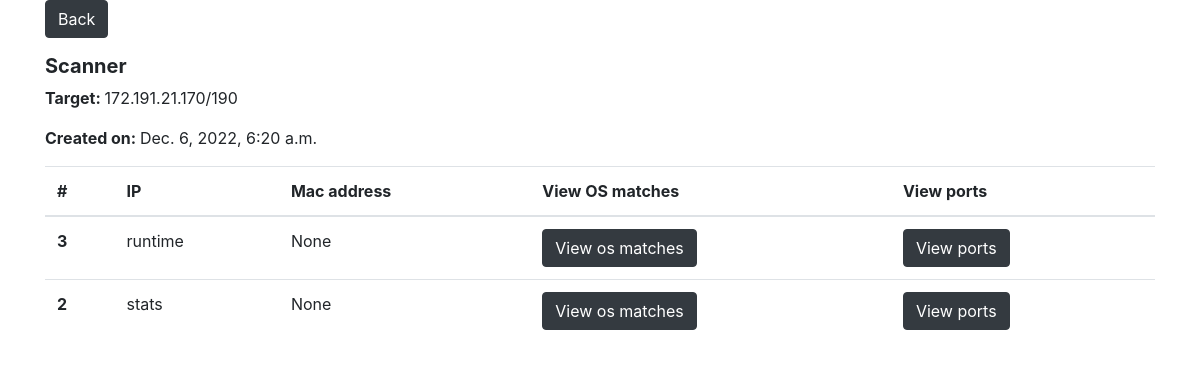
The app's page /scanner-history/8/host with its own data.
### nmap_application/models.py (models this page shows)
class ScannerHistory(models.Model):
    target = models.GenericIPAddressField()
    hosts = models.ManyToManyField(
        Host,
        related_name='host_history'
    )
    QUICK = 'QS'
    FULL = 'FS'
    TYPE_CHOICES = [
        (QUICK, 'Quick scan'),
        (FULL, 'Full scan'),
    ]
    type = models.CharField(
        max_length=2,
        choices=TYPE_CHOICES,
        default=QUICK,
    )
    created_on = models.DateTimeField(
        auto_now_add=True,
        help_text="Date and time when the register was created"
    )
    updated_on = models.DateTimeField(
        auto_now=True,
        help_text="Date and time when the register was updated"
    )
    class Meta:
        ordering = ['-id']

class Host(models.Model):
    IP = models.GenericIPAddressField()
    mac_address = models.CharField(
        max_length=20,
        null=True
    )
    created_on = models.DateTimeField(
        auto_now_add=True,
        help_text="Date and time when the register was created"
    )
    updated_on = models.DateTimeField(
        auto_now=True,
        help_text="Date and time when the register was updated"
    )
    class Meta:
        ordering = ['-created_on']

### nmap_application/views.py (the view)
# urls.py: path('scanner-history/<int:scanner_history_id>/host', views.HostListView.as_view(), name='host_list'),
class HostListView(ListView):
    model = Host
    template_name = "nmap_application/scanner_history_host_list.html"
    def get(self, request, scanner_history_id):
        scanner_history = ScannerHistory.objects.get(pk=scanner_history_id)
        hosts = Host.objects.filter(host_history=scanner_history_id)
        context = {
            'hosts' : hosts,
            'scanner_history': scanner_history
        }
        return render(request, self.template_name, context)

### nmap_application/templates/nmap_application/scanner_history_host_list.html
{% extends "base_bootstrap.html" %}
{% block content %}
<p>
  <a href="{% url 'network_scanner:scanner_type' scanner_history.type %}" class="btn btn-dark">Back</a>
</p>
<h5>
  <strong>Scanner</strong>
</h5>
<p>
  <strong>Target: </strong> {{ scanner_history.target }}
</p>
<p>
  <strong>Created on: </strong> {{ scanner_history.created_on }}
</p>
<table class="table">
  <thead>
    <tr>
      <th scope="col">#</th>
      <th scope="col">IP</th>
      <th scope="col">Mac address</th>
      {% if scanner_history.type  == 'FS' %}
      <th scope="col">View OS matches</th>
      <th scope="col">View ports</th>
      {% endif %}
    </tr>
  </thead>
  <tbody>
  {% for host in hosts %}
    <tr>
      <th scope="row">{{ host.id }}</th>
      <td>{{ host.IP }}</td>
      <td>{{ host.mac_address }}</td>
      {% if scanner_history.type  == 'FS' %}
      <td>
        <a href="{% url 'network_scanner:os_matches_list' scanner_history.id host.id %}" class="btn btn-dark">View os matches</a>
      </td>
      <td>
        <a href="{% url 'network_scanner:host_ports_list' scanner_history.id host.id %}" class="btn btn-dark">View ports</a>
      </td>
      {% endif %}
    </tr>
  {% endfor %}
  </tbody>
</table>
{% endblock %}

### records on screen
ScannerHistory: target "172.191.21.170/190", created_on "Dec. 6, 2022, 6:20 a.m."
Host: id "3", IP "runtime", mac_address "None"
Host: id "2", IP "stats", mac_address "None"
